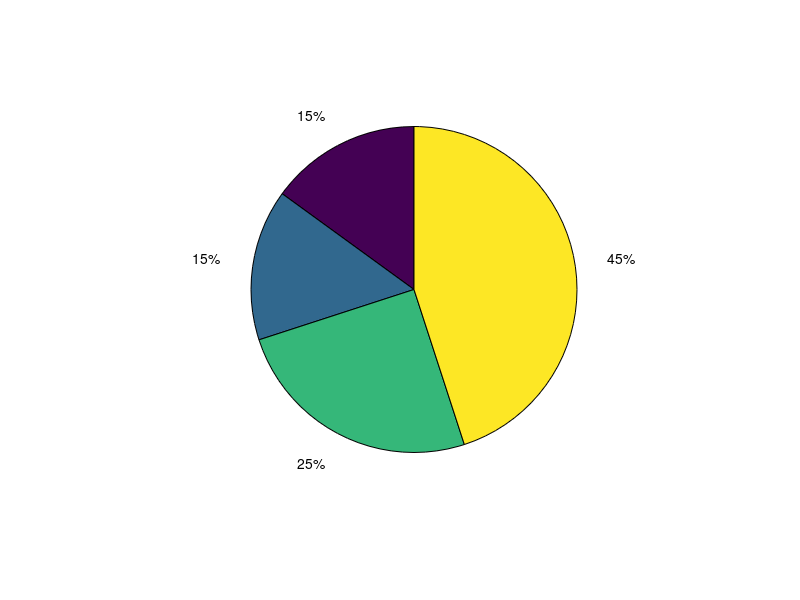

MATLAB code for this plot: (Note: this script raises an error after producing the figure.)
close all;
clear all;
clc;

Weightage = [15 15 25 45];
exams = {'Mid-term 1';'Mid-term 2';'Final exam';'Programming Assignments'};
p = pie(Weightage);
pText = findobj(p,'Type','text');
percentValues = get(pText,'String');
txt = exams;

combinedtxt = strcat(exams,": ",percentValues);

for i=1:length(Weightage)
    pText(i).String = combinedtxt(i);
end
legend('Mid-term 1','Mid-term 2','Final exam','Programming Assignments');
set(legend,'Location','northeastoutside');
title( " Weightages of CPS 563-Data Visualization course");